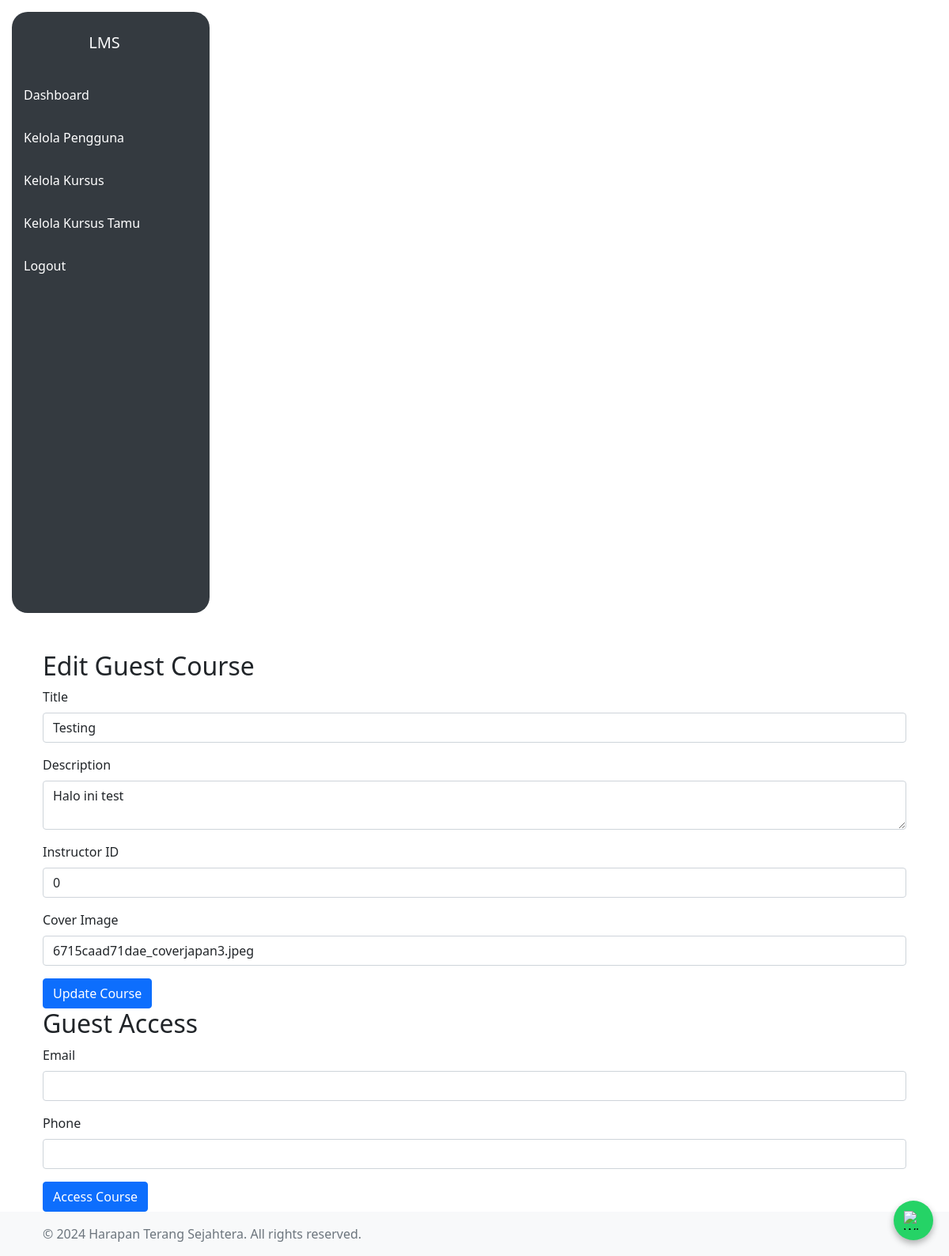
The app's page /admin/edit_course_guest.php?id=2 (signed in) with its own data.
### tables this page shows
CREATE TABLE `courses_guest` (
  `id` int(11) NOT NULL,
  `title` varchar(255) NOT NULL,
  `description` text NOT NULL,
  `instructor_id` int(11) NOT NULL,
  `cover_image` varchar(255) DEFAULT NULL,
  `created_at` timestamp NOT NULL DEFAULT current_timestamp()
);

### admin/edit_course_guest.php (the view, shortened to what this page needs)
<?php
require_once '../includes/db_connect.php';
$course_id = intval($_GET['id']);
$sql_course = "SELECT * FROM courses_guest WHERE id=$course_id";
$course = $conn->query($sql_course)->fetch_assoc();
?>
<!DOCTYPE html>
<html lang="id">
<head>
    <?php include '../includes/header.php'; ?>
</head>
<body>
    <?php include '../includes/navbar.php'; ?>
    <div class="container mt-5">
        <h2>Edit Guest Course</h2>
        <form method="POST" action="">
            <div class="mb-3">
                <label for="title" class="form-label">Title</label>
                <input type="text" class="form-control" id="title" name="title" value="<?= htmlspecialchars($course['title']) ?>" required>
            </div>
            <div class="mb-3">
                <label for="description" class="form-label">Description</label>
                <textarea class="form-control" id="description" name="description" required><?= htmlspecialchars($course['description']) ?></textarea>
            </div>
            <div class="mb-3">
                <label for="instructor_id" class="form-label">Instructor ID</label>
                <input type="number" class="form-control" id="instructor_id" name="instructor_id" value="<?= htmlspecialchars($course['instructor_id']) ?>" required>
            </div>
            <div class="mb-3">
                <label for="cover_image" class="form-label">Cover Image</label>
                <input type="text" class="form-control" id="cover_image" name="cover_image" value="<?= htmlspecialchars($course['cover_image']) ?>">
            </div>
            <button type="submit" name="update_course" class="btn btn-primary">Update Course</button>
        </form>
        <h2>Guest Access</h2>
        <form method="POST" action="../process_guest_access.php">
            <div class="mb-3">
                <label for="email" class="form-label">Email</label>
                <input type="email" class="form-control" id="email" name="email" required>
            </div>
            <div class="mb-3">
                <label for="phone" class="form-label">Phone</label>
                <input type="text" class="form-control" id="phone" name="phone" required>
            </div>
            <button type="submit" class="btn btn-primary">Access Course</button>
        </form>
    </div>
    <?php include '../includes/footer.php'; ?>
</body>
</html>

### records on screen
courses_guest: title "Testing", description "Halo ini test", instructor_id "0", cover_image "6715caad71dae_coverjapan3.jpeg"
